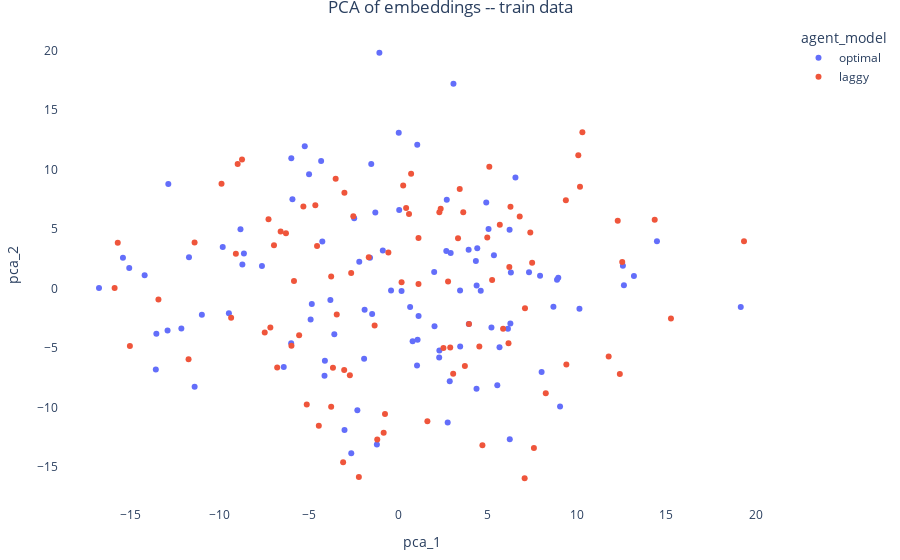

The notebook cell saved with this chart:
### Code cell
## draw PCA using plotly

df_pca = pd.DataFrame(embeds_pca, columns=['pca_1', 'pca_2'])
# df_pca = pd.DataFrame(embeds_pca, columns=['pca_1', 'pca_2', 'pca_3'])
df_pca['agent_model'] = models


# fig = px.scatter_matrix(df_pca,
#                         labels=labels,
#                         dimensions=['pca_1', 'pca_2', 'pca_3'],
#                         color='agent_model')
# fig.update_traces(diagonal_visible=False)

# fig = px.scatter_3d(df_pca,
#                     x='pca_1', y='pca_2', z='pca_3',
#                     color='agent_model')

fig = px.scatter(df_pca, 
                 x="pca_1", y="pca_2",
                #  color_discrete_sequence=["#14213D", "#FCA311", "#976391"],
                 color="agent_model",
                 title='PCA of embeddings -- train data',)
fig.update_layout(margin=dict(l=25, r=25, t=25, b=25),
                  plot_bgcolor='rgba(0, 0, 0, 0)',
                  paper_bgcolor='rgba(0, 0, 0, 0)',
                  title_x=0.5)

fig.show()

### Figure 1 — Plotly figure (JSON) as saved in the notebook; plotly's stock layout.template omitted (floating-point values rounded to 4 significant figures)
{"data": [{"hovertemplate": "agent_model=optimal<br>pca_1=%{x}<br>pca_2=%{y}<extra></extra>", "legendgroup": "optimal", "marker": {"color": "#636efa", "symbol": "circle"}, "mode": "markers", "name": "optimal", "orientation": "v", "showlegend": true, "type": "scatter", "x": [-1.211, 2.868, -2.645, 0.7899, -4.122, 12.62, -5.25, 10.13, -16.77, -8.657, -14.21, -12.93, 1.122, -4.144, -3.815, -4.333, 9.045, 2.921, 3.936, -0.879, 0.6499, 3.077, 13.18, 1.049, 8.946, 19.16, 5.041, -15.08, 5.655, -9.498, 8.874, -8.849, -0.4186, 7.925, -4.921, -8.743, -2.198, -1.071, -15.43, 6.22, -2.303, 6.291, 2.676, 1.037, 0.1698, -4.266, -6.427, 0.01281, 6.23, -13.56, -1.526, 2.277, 2.016, -1.477, -6.011, 2.288, 3.446, -6.003, 3.927, -5.94, 4.912, 4.373, 6.126, -5.009, 14.47, 6.263, 4.604, 2.703, -13.59, 5.203, -12.89, -1.927, 2.754, -11.42, -11.01, -3.594, 4.369, 7.308, -4.855, 8.674, -3.023, 6.547, -12.16, -2.482, 4.409, 1.069, 5.532, 8.013, -1.595, 1.998, -1.899, 0.03857, -9.844, 4.331, 3.452, 12.56, -1.298, -7.647, -11.73, 5.343], "xaxis": "x", "y": [-13.1, -7.769, -13.84, -4.416, -6.058, 0.2783, 11.96, -1.686, 0.05396, 2.946, 1.127, -3.507, -2.291, -7.318, -0.9483, 10.73, -9.895, 2.995, -2.969, 3.218, -1.549, 17.22, 1.066, 12.09, 0.9225, -1.539, 5.011, 1.732, -4.916, -2.059, 0.7562, 4.997, -0.1519, 1.083, -2.595, 2.034, 2.262, 19.82, 2.591, 4.944, -10.2, 1.366, 3.157, -6.464, -0.1868, 3.972, -6.578, 13.1, -12.66, -3.782, 10.48, -5.782, -3.159, -2.136, -4.588, -5.196, -0.1437, 10.97, 3.263, 7.522, 7.234, 0.2572, -3.36, 9.609, 3.983, -2.931, -0.1738, 7.47, -6.788, -3.257, 8.805, -5.878, -11.24, -8.248, -2.199, -3.839, -8.407, 1.385, -1.293, -1.515, -11.88, 9.337, -3.355, 5.928, 3.396, -4.293, -8.123, -6.996, 2.603, 1.399, -1.779, 6.614, 3.501, 2.32, -4.856, 1.927, 6.401, 1.912, 2.646, 2.8], "yaxis": "y"}, {"hovertemplate": "agent_model=laggy<br>pca_1=%{x}<br>pca_2=%{y}<extra></extra>", "legendgroup": "laggy", "marker": {"color": "#EF553B", "symbol": "circle"}, "mode": "markers", "name": "laggy", "orientation": "v", "showlegend": true, "type": "scatter", "x": [-5.328, 7.379, 19.35, 4.971, -9.91, -2.651, 1.118, -9.372, -0.8315, 2.516, -13.44, -3.459, -2.53, 7.082, -4.463, 8.246, -15.72, 7.063, 10.16, 2.288, 14.35, -15.04, 10.07, -1.338, 3.625, -0.5668, -7.176, 10.3, -7.279, 4.698, 7.582, -3.771, 3.717, -5.853, 0.7052, -9.006, -5.139, -11.76, -4.657, -15.9, 3.332, 6.786, 9.398, 4.526, -6.973, 7.483, 1.617, -6.793, 0.2614, 2.775, -5.994, 1.118, -1.665, 0.5882, -3.029, -1.191, 6.269, -4.562, -11.42, 3.428, -5.565, -0.7571, 2.361, 6.159, 12.28, 3.946, 3.061, -6.599, -9.107, 0.4259, 12.53, 0.1724, -3.771, -8.762, -6.303, 5.856, -3.519, 11.77, -3.042, 5.242, -7.491, 5.672, 9.37, 5.084, -2.723, 6.205, 15.26, -3.671, 12.39, 2.895, -2.221, -3.101], "xaxis": "x", "y": [6.91, 4.725, 3.989, 4.3, 8.827, 1.318, 4.249, -2.448, -12.11, -4.983, -0.9192, -2.168, 6.083, -1.652, -11.51, -8.781, 3.851, -15.92, 8.57, 6.433, 5.789, -4.821, 11.22, -3.101, 6.42, 3.037, -3.262, 13.14, 5.832, -13.16, -13.39, -9.925, -6.498, 0.641, 9.665, 10.48, -9.729, -5.925, 7.02, 0.05992, 4.236, 6.07, -6.375, -4.857, 3.654, 2.185, -11.13, -6.625, 8.665, 0.5968, -4.801, 0.3942, 2.647, 6.265, 8.062, -12.68, 6.877, 3.594, 3.883, 8.381, -3.919, -10.54, 6.725, -4.578, 5.711, -2.967, -7.144, 4.796, 2.927, 6.778, 2.241, 0.5328, 1.017, 10.85, 4.663, -3.367, 9.235, -5.702, -6.839, 0.72, -3.682, 5.378, 7.438, 10.25, -7.279, 1.815, -2.502, -6.651, -7.175, -4.933, -15.82, -14.59], "yaxis": "y"}], "layout": {"legend": {"title": {"text": "agent_model"}, "tracegroupgap": 0}, "margin": {"b": 25, "l": 25, "r": 25, "t": 25}, "paper_bgcolor": "rgba(0, 0, 0, 0)", "plot_bgcolor": "rgba(0, 0, 0, 0)", "title": {"text": "PCA of embeddings -- train data", "x": 0.5}, "xaxis": {"anchor": "y", "domain": [0, 1], "title": {"text": "pca_1"}}, "yaxis": {"anchor": "x", "domain": [0, 1], "title": {"text": "pca_2"}}}}
